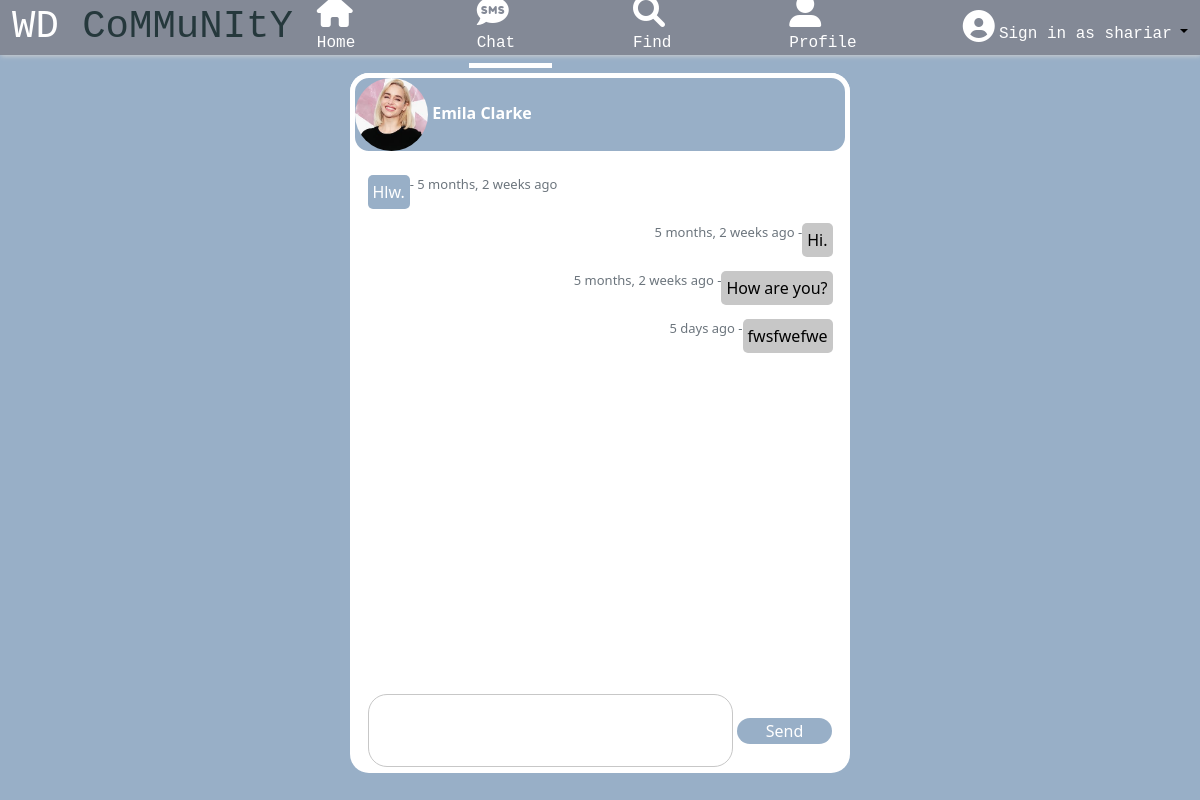
/user_chat/5 (signed in), run on the app's committed database.
### homepage/models.py (models this page shows, shortened)
class profile(models.Model):
    name = models.CharField (max_length=99,null=True,blank=True)
    username = models.CharField (max_length=99,null=True,blank=True)
    skills = models.CharField (max_length=99)
    framework = models.CharField (max_length=99)
    education = models.CharField (max_length=99)
    phone = models.CharField (max_length=99)
    email = models.CharField (max_length=99)
    description = models.TextField ()
    gender = models.CharField (max_length=99,null=True)
    cover_pic = models.ImageField(upload_to='photo/', blank=True, null=True, default = "photo/cover.png")
    profile_pic = models.ImageField(upload_to='photo/', blank=True, null=True, default = "photo/user.jpg")

class chat (models.Model):
    username = models.CharField (max_length=99)
    name = models.CharField (max_length=99)
    chat_user_name = models.CharField (max_length=99)
    chat_name = models.CharField (max_length=99)
    message = models.TextField (null=True)
    date = models.DateTimeField (auto_now_add=True)
    only_date = models.DateField (auto_now_add=True)
    friend_count = models.IntegerField (null = True, default=1)

### homepage/views.py (the view)
# urls.py: path('user_chat/<int:pk>',views.user_chat.as_view(),name="user_chat"),
class user_chat (DetailView):
    model = profile
    template_name = "chat.html"
    def get_context_data(self, *args, **kwargs):
        context = super(user_chat, self).get_context_data(*args, **kwargs)
        context['status'] = post.objects.all()
        context['comment'] = user_comment.objects.all()
        context['chat_list'] = chat.objects.all()
        return context

### templates/chat.html (shortened to what this page needs)
{% load static %}
{% load humanize %}
<!DOCTYPE html>
<html lang="en">
<head>
    <link href="https://cdn.jsdelivr.net/npm/bootstrap@5.1.3/dist/css/bootstrap.min.css" rel="stylesheet"
>
    <link rel="stylesheet" href="https://cdnjs.cloudflare.com/ajax/libs/font-awesome/6.0.0-beta3/css/all.min.css"
 />
    <link href="http://fonts.cdnfonts.com/css/romantic" rel="stylesheet">
    <link href="http://fonts.cdnfonts.com/css/valeerie-morrie" rel="stylesheet">
</head>
{% if user.is_authenticated %}
<body>
    <nav class="navbar navbar-expand-lg navbar-light nav fixed-top">
        <div class="container-fluid box_shadow">
            <a style="color: white; font-family:monospace; font-size: 39px;" class="navbar-brand" href="/">WD
                <span style="color: #25383C">CoMMuNItY</span></a>
            <div class="collapse navbar-collapse" id="navbarSupportedContent">
                <ul class="navbar-nav navs ms-auto mb-2 mb-lg-0">
                    <li class="nav-item nav_item">
                        <a style="color: white ;text-decoration: none;font-family: monospace;"
                            class="nav-link" aria-current="page" href="{% url 'home' %}"><i
                                class="fas fa-home fa-2x"></i> Home</a>
                    </li>
                    <li class="nav-item nav_item">
                        <a style="color: white; border-bottom: 5px solid white;text-decoration: none;font-family: monospace;" class="nav-link"
                            aria-current="page" href="{% url 'chat_list' %}"><i class="fas fa-sms fa-2x"></i> Chat</a>
                    </li>
                    <li class="nav-item nav_item">
                        <a style="color: white ;text-decoration: none;font-family: monospace;" class="nav-link"
                            aria-current="page" href="/"><i class="fas fa-search fa-2x"></i> Find</a>
                    </li>
                    <li class="nav-item nav_item">
                        <a style="color: white;text-decoration: none;font-family: monospace;" class="nav-link"
                            aria-current="page" href="{% url 'user_profile' %}"><i class="fas fa-user-alt fa-2x"></i>
                            Profile</a>
                    </li>
                </ul>
                <ul style="margin: none;" class="navbar-nav ms-auto mb-2 mb-lg-0">
                    <li style="float: left;margin-top: 0px;" class="nav-item dropdown">
                        {% if user.is_authenticated %}
                    <li style="float: left;margin-top: 0px;" class="nav-item dropdown">
                        <a style="color: black;text-decoration: none;" class="nav-link-user dropdown-toggle" href="#"
                            id="navbarDropdown" role="button" data-bs-toggle="dropdown" aria-expanded="false">
                            <i style = "color: white;" class="fas fa-user-circle fa-2x"></i>
                            <span style="color: white; font-family: monospace;"> Sign in as {{ user.username }}</span>
                        </a>
                    </li>
                    {% else %}
                    <a style="color: whblackite ;" class="nav-link" aria-current="page" href="{% url 'signin' %}"><i
                            class="fas fa-user-circle fa-2x"></i>
                        <span style="color: black;font-family: 'Winter', sans-serif;"> Signup/Signin</span>
                    </a>
                    {% endif %}
                    </li>
                </ul>
            </div>
        </div>
    </nav>
    <div style = "width: 500px;height: 700px;margin: auto;background-color: white;border-radius: 19px;margin-top: 73px;">
        <div style = "background-color: #98AFC7;color: white;border-radius: 19px;border:5px solid white;">
            {% if profile.profile_pic %}
            <img src="{{ profile.profile_pic.url }}" height="73px" weight="73px" style="border-radius: 50%;"> <b>{{ profile.name }}</b>
            {% else %}
            <img src="{% static 'user.jpg' %}" height="73px" weight="73px" style="border-radius: 50%;"> <b>{{ profile.name }}</b>
            {% endif %}
        </div>
        <div style = "width: 93%;height: 500px;margin: auto;margin-top: 19px;overflow: scroll;">
            {% for chat in chat_list %}
            {% if chat.username == user.username and chat.chat_user_name == profile.username or profile.username == chat.username and chat.chat_user_name == user.username %}
              {% if chat.username == user.username %}
              <div style = "width: auto;height:auto;background-color: rgb(199, 199, 199);color: black;border-radius: 5px;float: right;padding-left: 5px;padding-right: 5px;padding-top: 5px;padding-bottom: 5px;">
                {{ chat.message }}
            </div>
            <span style = "float: right;font-size: 13px;" class = "text-muted">{{ chat.date|naturaltime }} - </span>
            {% else %}
            <div style = "width: auto;height:auto;margin: auto;background-color: #98AFC7;color: white;border-radius: 5px;float: left;padding-left: 5px;padding-right: 5px;padding-top: 5px;padding-bottom: 5px;">
                {{ chat.message }}
            </div>
            <span style = "float: left;font-size: 13px;" class = "text-muted"> - {{ chat.date|naturaltime }} </span>
              {% endif %}
            <br>
            <br>
            {% endif %}
            {% endfor %}
        </div>
        <div style = "text-align: center;margin-top: 19px;">
            <form action = "{% url 'chat_form' %}" method = "POST">
            <input name = "message" style = "width: 73%;height: 73px;border-radius: 19px;border: 1px solid rgb(199, 199, 199);" type="text">
            <input style = "width: 19%;background-color: #98AFC7;color: white;border: none;border-radius: 19px;" type = "submit" value = "Send">
        </form>
        </div>
    </div>
</body>
{% else %}
{% load static %}
{% endif %}
</html>

### templates/chat.html (style rules this page uses)
.nav_item { margin-right: 73px; }
.box_shadow { background-color: #838996; height: 39px; }
.nav { -webkit-box-shadow: 1px 1px 5px 0px rgba(207, 207, 207, 1); -moz-box-shadow: 1px 1px 5px 0px rgba(207, 207, 207, 1); box-shadow: 1px 1px 5px 0px rgba(207, 207, 207, 1); }
.navbar { background-color: #838996; }
.navs { margin: auto; }
body { background-color: #98AFC7; background-attachment: fixed; background-size: cover; }

### data on the page
profile: profile_pic (picture), name "Emila Clarke"
chat: message "Hlw.", date "5 months, 2 weeks ago"
chat: message "Hi.", date "5 months, 2 weeks ago"
chat: message "How are you?", date "5 months, 2 weeks ago"
chat: message "fwsfwefwe", date "5 days ago"

### other printed values
{{ user.username }} "shariar"
